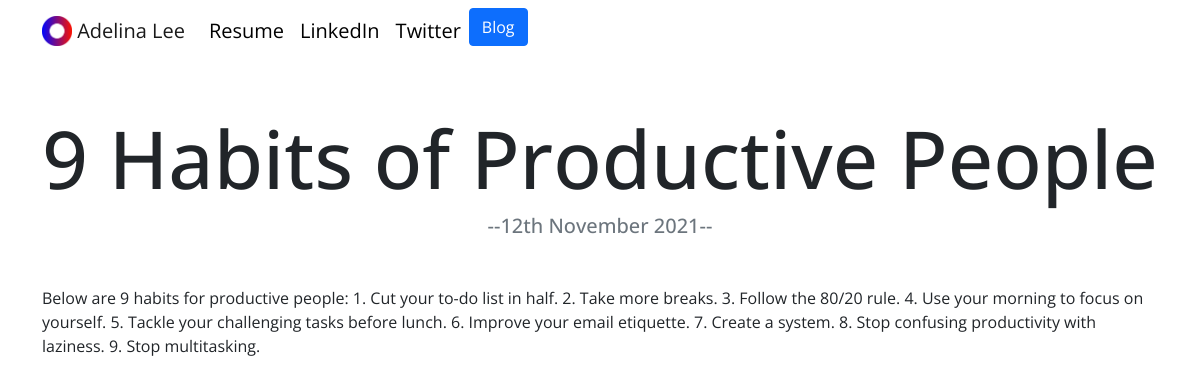
Page /blog/1/ on the committed database.
### blog/models.py (models this page shows, shortened)
class BlogPost(models.Model):
    title = models.CharField(max_length=200, blank=False)
    date = models.DateField()
    content = models.TextField()

### blog/views.py (the view)
def detail(request, blog_id):
    blog = get_object_or_404(BlogPost, pk=blog_id)  # Grabs blog ID, else return 404
    return render(request, 'blog/detail.html',
                  {'blog': blog})  # Gets blog content

### blog/templates/blog/detail.html (shortened to what this page needs)
{% extends 'portfolio/base.html' %}
{% load static %}
{% block content %}
<!DOCTYPE html>
<html lang="en">
<head>
</head>
<body>
<h1 class="text-center mt-5" id="blogdetailtitle">{{ blog.title }}</h1>
<h5 class="text-center text-muted mb-5">--{{ blog.date|date:'jS F Y' }}--</h5>
{{ blog.content|safe }}
</body>
</html>
{% endblock %}

### portfolio/static/portfolio/custom.css (style rules this page uses)
body { font-family: 'Open Sans', sans-serif; }
@media (min-width: 992px) { #blogdetailtitle { font-size: 5rem; } }

### rows in the picture
BlogPost: title "9 Habits of Productive People", date "12th November 2021", content "Below are 9 habits for productive people: 1. Cut your to-do list in half. 2. Take more breaks. 3. Follow the 80/20 rule. 4. Use your morning to focus on yourself. 5. Tackle your challenging tasks before lunch. 6. Improve your email etiquette. 7. Create a system. 8. Stop confusing productivity with laziness. 9. Stop multitasking."
